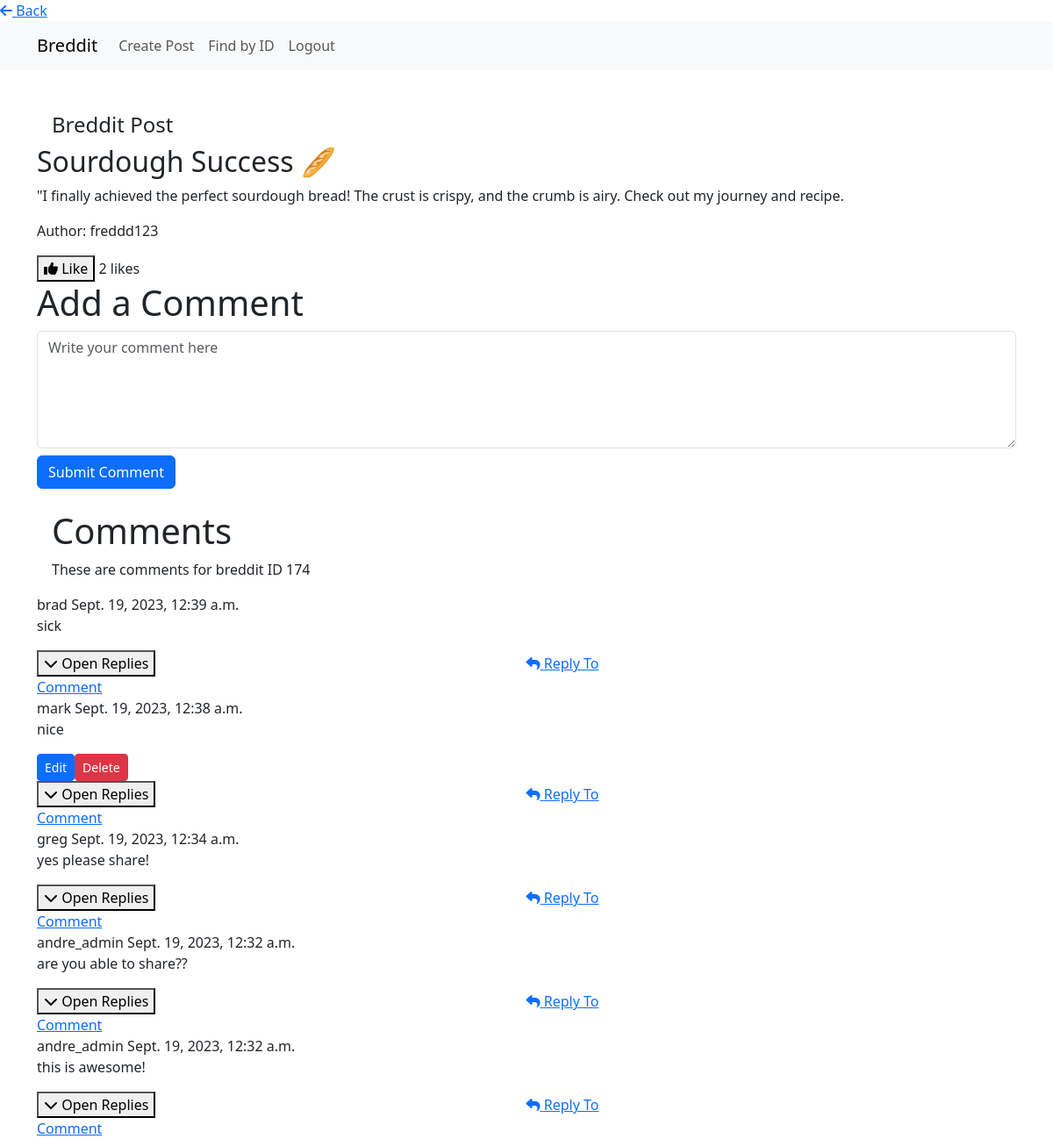
/posts/post/174/create-comment/ (signed in), run on the app's committed database.
### bit_posts/models/post.py (models this page shows, shortened)
class Post(models.Model):
    title = models.CharField(
        _('Title'),
        max_length=255,
    )
    content = models.TextField(
        _('Text')
    )
    user = models.ForeignKey(
        get_user_model(),
        on_delete=models.CASCADE,
    )
    created_at = models.DateTimeField(
        auto_now_add=True,
    )
    updated_at = models.DateTimeField(
        auto_now=True,
    )
    upvotes = models.ManyToManyField(
        get_user_model(),
        related_name='upvoted_posts',
        blank=True,
    )

class Comment(models.Model):
    post = models.ForeignKey(Post, on_delete=models.CASCADE, related_name='comments')
    user = models.ForeignKey(get_user_model(), on_delete=models.CASCADE)
    text = models.TextField()
    parent_comment = models.ForeignKey('self', null=True, blank=True, on_delete=models.CASCADE)
    created_at = models.DateTimeField(auto_now_add=True)
    is_reply = models.BooleanField(default=False)
    upvotes = models.ManyToManyField(
        get_user_model(),
        related_name='upvoted_comments',
        blank=True,
    )

### bit_users/models/user.py (models this page shows)
class User(AbstractUser):
    pass

### bit_posts/views/post_views.py (the view)
# urls.py: path('post/<int:post_id>/create-comment/', post_views.create_comment, name='create-comment'),
def create_comment(request, post_id, comment_id=None):
    post = get_object_or_404(Post, pk=post_id)
    if not request.user.is_authenticated:
        messages.error(request, 'You must be logged in to comment.')
        return redirect('bit_users:login')
    parent_comment = None
    if comment_id:
        parent_comment = get_object_or_404(Comment, pk=comment_id)
    if request.method == 'POST':
        form = CommentForm(request.POST)
        if form.is_valid():
            comment = form.save(commit=False)
            comment.user = request.user
            comment.post = post
            comment.parent_comment = parent_comment
            comment.save()
            return redirect('create-comment', post_id=post_id)
        else:
            messages.error(request, 'There was an error with your comment. Please correct it.')
    else:
        form = CommentForm()
    comments = Comment.objects.filter(post=post, parent_comment=None).order_by('-created_at')
    context = {
        'form': form,
        'post': post,
        'post_id': post_id,
        'comments': comments,
    }
    return render(request, 'bit_posts/create_comment.html', context)

### bit_posts/forms/forms.py
class CommentForm(forms.ModelForm):
    class Meta:
        model = Comment
        fields = ['text']

### bit_posts/templates/bit_posts/create_comment.html (shortened to what this page needs)
{% load static %}
<!DOCTYPE html>
<html lang="en">
<head>
    <link rel="stylesheet" type="text/css" href="{% static 'breddit/css/bit_posts/style.css' %}">
    <link href="https://cdn.jsdelivr.net/npm/bootstrap@5.3.0/dist/css/bootstrap.min.css" rel="stylesheet">
    <link rel="stylesheet" href="https://cdnjs.cloudflare.com/ajax/libs/font-awesome/6.4.0/css/all.min.css">
</head>
<body>
    <div class="back-button-container">
        <a class="back-button" href="{% url 'bit_posts:post-list-create' %}">
            <i class="fas fa-arrow-left"></i> Back
        </a>
    </div>
    <nav class="navbar navbar-expand-lg navbar-light bg-light">
        <div class="container">
            <a class="navbar-brand" href="{% url 'home' %}">Breddit</a>
            <div class="collapse navbar-collapse" id="navbarNav">
                {% if user.is_authenticated %}
                <ul class="navbar-nav ml-auto ">
                    <li class="nav-item">
                        <a class="nav-link" href="{% url 'bit_posts:post-list-create' %}">Create Post</a>
                    </li>
                    <li class="nav-item">
                        <a class="nav-link" href="{% url 'bit_posts:find-by-id' %}">Find by ID</a>
                    </li>
                    <li class="nav-item">
                        <a class="nav-link" href="{% url 'bit_users:logout' %}">Logout</a>
                    </li>
                </ul>
                {% endif %}
            </div>
        </div>
    </nav>
    <div class="container mt-5 mt-4">
    <h4 style="margin-left: 17px;">Breddit Post</h4>
{% if post %}
<div class="post">
    <h2 class="post-title">{{ post.title }}</h2>
    <p class="post-content">{{ post.content }}</p>
    <p class="post-author">Author: {{ post.user.username }}</p>
    <button class="like-button" data-post-id="{{ post.id }}">
        {% if request.user in post.upvotes.all %}<i class="fas fa-thumbs-down"></i> Unlike{% else %}<i class="fas fa-thumbs-up"></i> Like{% endif %}
    </button>
    <span class="likes-count">{{ post.upvotes.count }}</span> likes
</div>
{% endif %}
{% if user.is_authenticated %}
<div class="comment-form mt-9">
    <h1>Add a Comment</h1>
    <form method="post">
        <div class="form-group">
            <textarea class="form-control comment-input" name="text" rows="5" placeholder="Write your comment here"></textarea>
        </div>
        <button type="submit" class="btn btn-primary mt-2">Submit Comment</button>
    </form>
</div>
{% endif %}
<h1 class="mt-4" style="margin-left: 17px;">Comments</h1>
<p style="margin-left: 17px;"> These are comments for breddit ID {{ post_id }}</p>
<div class="comments-section">
    {% for comment in comments %}
    <div class="comment">
        <div class="comment-header">
            <span class="comment-author">{{ comment.user.username }}</span>
            <span class="comment-timestamp">{{ comment.created_at }}</span>
        </div>
        <div class="comment-content">
            <p>{{ comment.text }}</p>
        </div>
        <div class="comment-actions">
            {% if comment.user == request.user %}
            <div style="display: flex; align-items: center; justify-content: flex-start;">
                <a class="btn btn-primary btn-sm edit-comment-button" style="text-decoration: none;" href="{% url 'bit_posts:edit-comment' comment.id %}">Edit</a>
                <form method="post" action="{% url 'bit_posts:delete-comment' comment.id %}">
                    <button class="btn btn-danger btn-sm delete-comment-button" type="submit">Delete</button>
                </form>
            </div>
            {% endif %}
        </div>
        <button class="open-close-replies-button" style="margin-right: 418px;">
            <i class="fas fa-chevron-down"></i> Open Replies
        </button>
        <a href="{% url 'bit_posts:reply-comment' comment.id %}" class="comment-reply-action" style="margin-right: 500px;">
            <i class="fas fa-reply"></i> Reply To Comment
        </a>
    </div>
    {% endfor %}
</div>
</div>
</body>
</html>

### data on the page
Post: title "Sourdough Success 🥖", content "\"I finally achieved the perfect sourdough bread! The crust is crispy, and the crumb is airy. Check out my journey and recipe.", user.username "freddd123", upvotes.count "2"
Comment: user.username "brad", created_at "Sept. 19, 2023, 12:39 a.m.", text "sick"
Comment: user.username "mark", created_at "Sept. 19, 2023, 12:38 a.m.", text "nice", shows "Edit"
Comment: user.username "greg", created_at "Sept. 19, 2023, 12:34 a.m.", text "yes please share!"
Comment: user.username "andre_admin", created_at "Sept. 19, 2023, 12:32 a.m.", text "are you able to share??"
Comment: user.username "andre_admin", created_at "Sept. 19, 2023, 12:32 a.m.", text "this is awesome!"

### other printed values
{{ post_id }} "174"
